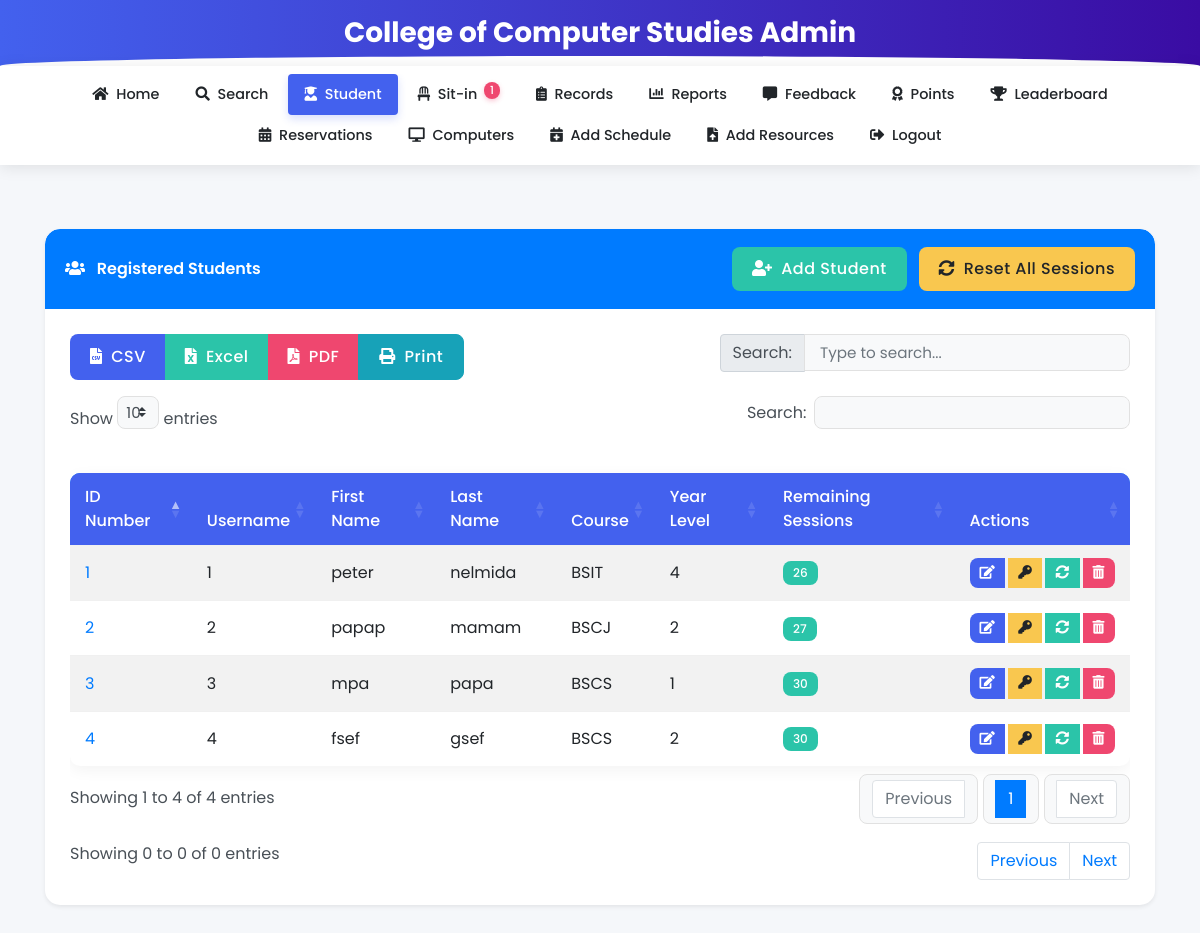
Screenshot of /view_students (signed in) with the database file from the repository.
### tables this page shows
CREATE TABLE users
(id INTEGER PRIMARY KEY AUTOINCREMENT,
idno varchar(50),
lastname varchar(80),
firstname varchar(80),
middlename varchar(80),
course varchar(50),
year_level varchar(50),
email varchar(60),
username varchar(80),
password varchar(90), remaining_sessions INTEGER DEFAULT 30, is_admin INTEGER DEFAULT 0, profile_image TEXT, role TEXT DEFAULT 'user', points INTEGER DEFAULT 0);

### app.py (the view)
@app.route('/view_students')
def view_students():
    if 'admin' not in session:
        return redirect(url_for('login'))
    try:
        conn = get_db_connection()
        cursor = conn.cursor()
        cursor.execute('SELECT COUNT(*) as count FROM sitins WHERE logout_time IS NULL')
        active_count = cursor.fetchone()['count']
        try:
            cursor.execute('''
                SELECT idno, username, firstname, lastname, course, year_level, remaining_sessions
                FROM users
                WHERE is_admin = 0
                ORDER BY lastname
            ''')
        except sqlite3.OperationalError:
            cursor.execute('''
                SELECT idno, username, firstname, lastname, course, year_level, remaining_sessions
                FROM users
                WHERE username != 'admin'
                ORDER BY lastname
            ''')
        students_raw = cursor.fetchall()
        students = []
        for student in students_raw:
            students.append(dict(student))
        conn.close()
        if request.headers.get('X-Requested-With') == 'XMLHttpRequest':
            return jsonify(students)
        if not students:
            flash('No students found in the database. Add some students to get started!', 'warning')
        return render_template('view_students.html', students=students, active_count=active_count)
    except Exception as e:
        print(f"Error fetching students: {str(e)}")
        flash(f'Error fetching students: {str(e)}', 'danger')
        if request.headers.get('X-Requested-With') == 'XMLHttpRequest':
            return jsonify([])
        return render_template('view_students.html', students=[], error=str(e), active_count=0)

### app.py (called while the page is built, shortened)
def get_db_connection():
    conn = sqlite3.connect('students.db', timeout=30)
    conn.execute("PRAGMA journal_mode=WAL")  # Use Write-Ahead Logging
    conn.row_factory = sqlite3.Row
    try:
        cursor = conn.cursor()
        cursor.execute("PRAGMA table_info(users)")
        columns = [column[1] for column in cursor.fetchall()]
        cursor.execute("PRAGMA table_info(sitins)")
        sitins_columns = [column[1] for column in cursor.fetchall()]
    except Exception as e:
        print(f"Error in get_db_connection: {str(e)}")
    return conn

### templates/view_students.html (shortened to what this page needs)
<!DOCTYPE html>
<html lang="en">
<head>
    <link rel="stylesheet" href="https://stackpath.bootstrapcdn.com/bootstrap/4.5.2/css/bootstrap.min.css">
    <link rel="stylesheet" href="https://cdnjs.cloudflare.com/ajax/libs/font-awesome/5.15.3/css/all.min.css">
    <link rel="stylesheet" href="https://cdn.datatables.net/1.11.3/css/dataTables.bootstrap4.min.css">
    <link rel="stylesheet" href="https://cdn.datatables.net/buttons/2.0.1/css/buttons.bootstrap4.min.css">
    <link rel="stylesheet" href="{{ url_for('static', filename='css/navbar.css') }}">
</head>
<body>
    <div class="header-banner">
        <div class="container text-center">
            <h3 class="font-weight-bold mb-0">College of Computer Studies Admin</h3>
        </div>
    </div>
    {% include 'admin_navbar.html' %}
    <div class="container py-5">
        {% if not single_student %}
        <div class="card shadow-sm">
            <div class="card-header bg-primary text-white d-flex align-items-center justify-content-between">
                <div>
                    <i class="fas fa-users mr-2"></i> Registered Students
                </div>
                <div>
                    <button class="btn btn-success mr-2" data-toggle="modal" data-target="#addStudentModal">
                        <i class="fas fa-user-plus mr-1"></i> Add Student
                    </button>
                    <button class="btn btn-warning" id="reset-all-sessions-btn">
                        <i class="fas fa-sync-alt mr-1"></i> Reset All Sessions
                    </button>
                </div>
            </div>
            <div class="card-body">
                <div class="mb-3">
                    <div class="btn-group" role="group">
                        <button type="button" class="btn btn-primary" id="csv-export">
                            <i class="fas fa-file-csv mr-1"></i> CSV
                        </button>
                        <button type="button" class="btn btn-success" id="excel-export">
                            <i class="fas fa-file-excel mr-1"></i> Excel
                        </button>
                        <button type="button" class="btn btn-danger" id="pdf-export">
                            <i class="fas fa-file-pdf mr-1"></i> PDF
                        </button>
                        <button type="button" class="btn btn-info" id="print-table">
                            <i class="fas fa-print mr-1"></i> Print
                        </button>
                    </div>
                    <div class="float-right">
                        <div class="input-group">
                            <div class="input-group-prepend">
                                <span class="input-group-text">Search:</span>
                            </div>
                            <input type="text" id="table-search" class="form-control" placeholder="Type to search...">
                        </div>
                    </div>
                </div>
                <div class="table-responsive">
                    <table id="studentsTable" class="table table-striped table-hover">
                        <thead class="bg-primary text-white">
                            <tr>
                                <th>ID Number</th>
                                <th>Username</th>
                                <th>First Name</th>
                                <th>Last Name</th>
                                <th>Course</th>
                                <th>Year Level</th>
                                <th>Remaining Sessions</th>
                                <th>Actions</th>
                            </tr>
                        </thead>
                        <tbody>
                            {% for student in students %}
                            <tr>
                                <td><a href="{{ url_for('view_student', id=student.idno) }}" class="text-primary">{{ student.idno }}</a></td>
                                <td>{{ student.username }}</td>
                                <td>{{ student.firstname }}</td>
                                <td>{{ student.lastname }}</td>
                                <td>{{ student.course }}</td>
                                <td>{{ student.year_level }}</td>
                                <td>
                                    <span class="badge {% if student.remaining_sessions <= 0 %}badge-danger{% elif student.remaining_sessions <= 5 %}badge-warning{% else %}badge-success{% endif %}">
                                        {{ student.remaining_sessions }}
                                    </span>
                                </td>
                                <td>
                                    <div class="btn-group">
                                        <button class="btn btn-primary btn-sm edit-btn mr-1" data-id="{{ student.idno }}" data-toggle="modal" data-target="#editStudentModal">
                                            <i class="fas fa-edit"></i>
                                        </button>
                                        <button class="btn btn-warning btn-sm change-pass-btn mr-1" data-id="{{ student.idno }}" data-toggle="modal" data-target="#changePasswordModal">
                                            <i class="fas fa-key"></i>
                                        </button>
                                        <button class="btn btn-success btn-sm reset-session-btn mr-1" data-id="{{ student.idno }}">
                                            <i class="fas fa-sync-alt"></i>
                                        </button>
                                        <button class="btn btn-danger btn-sm delete-btn" data-id="{{ student.idno }}">
                                            <i class="fas fa-trash-alt"></i>
                                        </button>
                                    </div>
                                </td>
                            </tr>
                            {% endfor %}
                        </tbody>
                    </table>
                </div>
                <div class="mt-3 d-flex justify-content-between">
                    <div>Showing <span id="showing-entries">0 to 0 of 0</span> entries</div>
                    <div>
                        <nav aria-label="Table navigation">
                            <ul class="pagination justify-content-end mb-0">
                                <li class="page-item">
                                    <button class="page-link" id="prev-page">Previous</button>
                                </li>
                                <li class="page-item">
                                    <button class="page-link" id="next-page">Next</button>
                                </li>
                            </ul>
                        </nav>
                    </div>
                </div>
            </div>
        </div>
        {% endif %}
    </div>
</body>
</html>

### templates/view_students.html (style rules this page uses)
:root { --primary-color: #4361ee; --secondary-color: #3a0ca3; --accent-color: #4cc9f0; --light-color: #f8f9fa; --dark-color: #212529; --success-color: #2bc4a9; --warning-color: #f9c74f; --danger-color: #ef476f; }
body { font-family: 'Poppins', sans-serif; background-color: #f5f7fa; color: #495057; min-height: 100vh; }
.header-banner { background: linear-gradient(to right, var(--primary-color), var(--secondary-color)); color: white; padding: 16px 0; position: relative; overflow: hidden; }
.header-banner::after { content: ''; position: absolute; bottom: -10px; left: 0; right: 0; height: 20px; background: #fff; border-radius: 50% 50% 0 0; }
.card { border: none; border-radius: 15px; box-shadow: 0 5px 25px rgba(0,0,0,0.05); transition: all 0.3s ease; margin-bottom: 25px; overflow: hidden; }
.card-header { background: var(--primary-color); color: white; font-weight: 600; padding: 18px 20px; border-bottom: none; border-radius: 15px 15px 0 0 !important; }
.card-body { padding: 25px; }
.btn { border-radius: 8px; padding: 10px 20px; font-weight: 500; letter-spacing: 0.5px; transition: all 0.3s ease; }
.btn-primary { background: var(--primary-color); border: none; }
.btn-success { background: var(--success-color); border: none; }
.btn-danger { background: var(--danger-color); border: none; }
.btn-warning { background: var(--warning-color); border: none; color: #212529; }
.btn-sm { padding: 5px 10px; font-size: 0.85rem; }
.table { background-color: white; border-radius: 10px; overflow: hidden; box-shadow: 0 4px 15px rgba(0,0,0,0.05); }
.table thead th { background-color: var(--primary-color); color: white; border: none; font-weight: 500; padding: 12px 15px; }
.table td { padding: 12px 15px; vertical-align: middle; border-color: #f0f0f0; }
.badge { padding: 6px 10px; font-weight: 500; border-radius: 8px; }
.badge-success { background-color: var(--success-color); }
.form-control { border-radius: 8px; border: 1px solid #e1e1e1; padding: 12px 15px; font-size: 0.95rem; transition: all 0.3s ease; background-color: #f8f9fa; margin-bottom: 15px; }

### rows the page displays
users: idno "4", username "4", firstname "fsef", lastname "gsef", course "BSCS", year_level "2", remaining_sessions "30"
users: idno "2", username "2", firstname "papap", lastname "mamam", course "BSCJ", year_level "2", remaining_sessions "27"
users: idno "1", username "1", firstname "peter", lastname "nelmida", course "BSIT", year_level "4", remaining_sessions "26"
users: idno "3", username "3", firstname "mpa", lastname "papa", course "BSCS", year_level "1", remaining_sessions "30"

### other values shown
{{ active_count }} "1"
